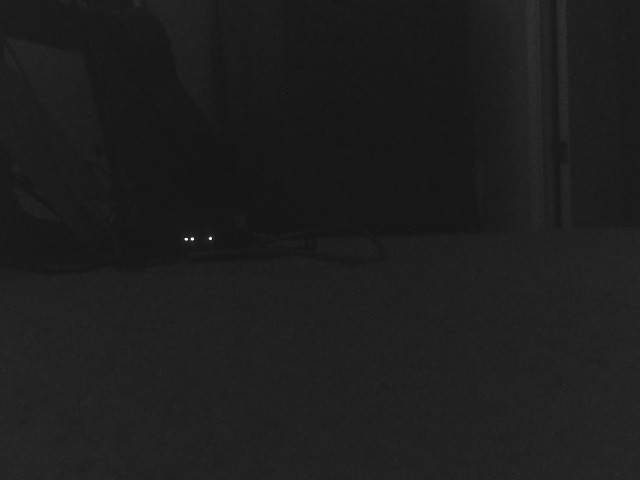
#> input picture align/cam1_arducam_align_image_1m.jpg, 640 x 480 px; its folder holds 4 pictures in this run
$ jupyter execute cam_align.ipynb   (older library calls are emulated)
#> lines starting #> are read from the running program, lines starting #| are printed output that depends on the picture
### figure out how to get the misregistration between two images  20250909 CJH

[cell 1]
import cv2, numpy as np
import glob
import matplotlib.pyplot as plt

[cell 2]
files = glob.glob(r'..\align\*.jpg')
files

[cell 3]
ref_img = cv2.imread(files[1], cv2.IMREAD_GRAYSCALE)  # cam2
#> ref_img is the input picture: shape (480, 640); min 8, max 255, mean 30
mov_img = cv2.imread(files[0], cv2.IMREAD_GRAYSCALE)  # cam1
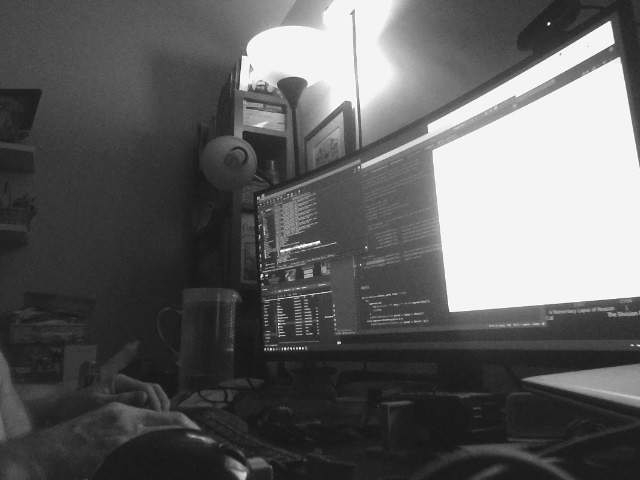
#> input picture align/cam1_arducam_align_image.jpg, 640 x 480 px
#> mov_img is the input picture: shape (480, 640); min 10, max 255, mean 96

[cell 4]
def estimate_shift(ref, mov):
    # returns (dx, dy) so that translating mov by (-dx,-dy) aligns to ref
    A = cv2.cvtColor(ref, cv2.COLOR_BGR2GRAY) if ref.ndim==3 else ref
    B = cv2.cvtColor(mov, cv2.COLOR_BGR2GRAY) if mov.ndim==3 else mov
    A, B = A.astype(np.float32), B.astype(np.float32)
    win = cv2.createHanningWindow((A.shape[1], A.shape[0]), cv2.CV_32F)
    (dx, dy), _ = cv2.phaseCorrelate(A*win, B*win)
#> dx = 88.25; dy = 109.8
    return dx, dy

[cell 5]
# example usage:
dx, dy = estimate_shift(ref_img, mov_img)
#> dx = 88.25; dy = 109.8
M = np.float32([[1,0,-dx],[0,1,-dy]])                 # note the minus sign
#> M = [[1, 0, -88.25], [0, 1, -109.8]]
aligned = cv2.warpAffine(mov_img, M, (ref_img.shape[1], ref_img.shape[0]))
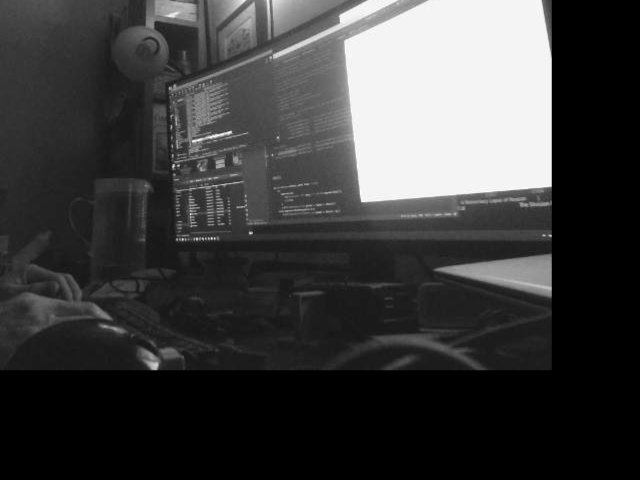
#> aligned: shape (480, 640); min 0, max 253, mean 61.5
aligned

[cell 6]
# this is what we need for shifting
dx, dy
#> Out = (88.25, 109.8)

[cell 7]
ref_img.shape
#> Out = (480, 640)

[cell 8]
fig, axs = plt.subplots(2,2, figsize=(8,6))
ax = axs.flatten()
ax[0].imshow(ref_img, cmap='gray')
ax[1].imshow(mov_img, cmap='gray')
ax[2].imshow(aligned, cmap='gray')
ax[3].set_visible(False)
fig.tight_layout()
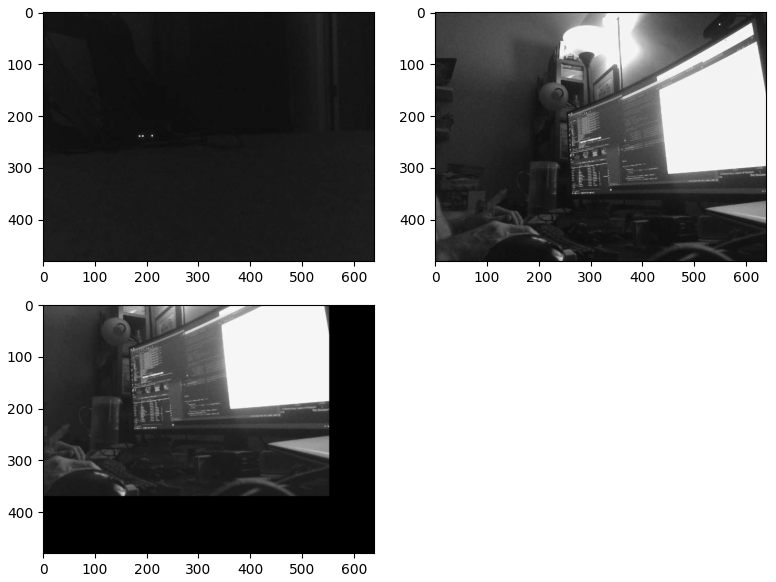
#> figure drawn by matplotlib, 3 panels
